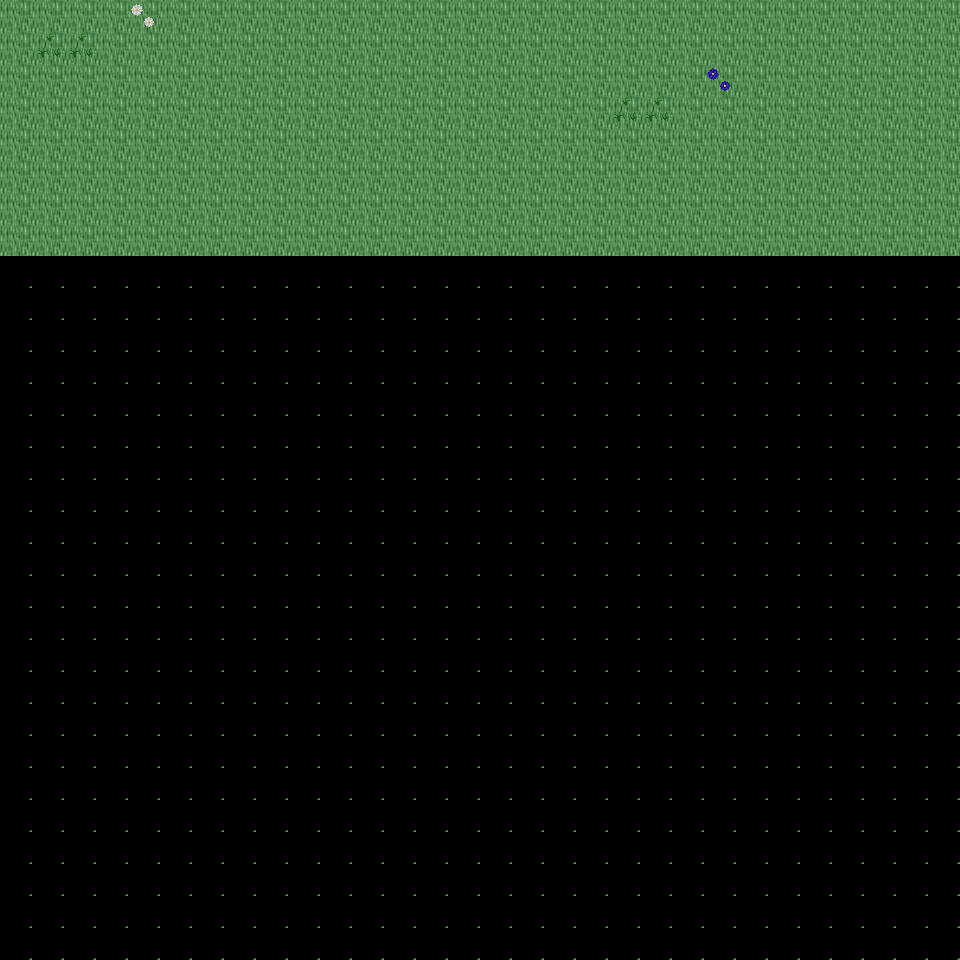

The image is a tile-based game level rendered from a .tmx file. Its description and source (layers, tilesets, objects; grid data summarised) follow:
An orthogonal 30x30 tile map with 32x32 px tiles, 6 tile layers (Ground, Object, Object2, Above, ...), 36 tilesets and 3 objects (3x mapchange).

<map version="1.0" orientation="orthogonal" renderorder="right-down" width="30" height="30" tilewidth="32" tileheight="32" nextobjectid="4">
  <tileset firstgid="1" name="tileset_plant_tree_chestnut_tree" tilewidth="32" tileheight="32" tilecount="20" columns="4">
    <image source="../drawable/tileset_plant_tree_chestnut_tree.png" width="128" height="160" />
  </tileset>
  <tileset firstgid="21" name="tileset_plant_tree_oak_tree" tilewidth="32" tileheight="32" tilecount="20" columns="4">
    <image source="../drawable/tileset_plant_tree_oak_tree.png" width="128" height="160" />
  </tileset>
  <tileset firstgid="41" name="tileset_building_fence_stone_fence_white" tilewidth="32" tileheight="32" tilecount="9" columns="3">
    <image source="../drawable/tileset_building_fence_stone_fence_white.png" width="96" height="96" />
  </tileset>
  <tileset firstgid="50" name="tileset_building_gnome_homes" tilewidth="32" tileheight="32" tilecount="48" columns="6">
    <image source="../drawable/tileset_building_gnome_homes.png" width="192" height="256" />
  </tileset>
  <tileset firstgid="98" name="tileset_plant_stump_small_stump" tilewidth="32" tileheight="32" tilecount="4" columns="2">
    <image source="../drawable/tileset_plant_stump_small_stump.png" width="64" height="64" />
  </tileset>
  <tileset firstgid="102" name="tileset_object_birds" tilewidth="32" tileheight="32" tilecount="4" columns="2">
    <image source="../drawable/tileset_object_birds.png" width="64" height="64" />
  </tileset>
  <tileset firstgid="106" name="tileset_ground_earth_edges" tilewidth="32" tileheight="32" tilecount="18" columns="6">
    <image source="../drawable/tileset_ground_earth_edges.png" width="192" height="96" />
  </tileset>
  <tileset firstgid="124" name="tileset_ground_grass_corners" tilewidth="32" tileheight="32" tilecount="24" columns="6">
    <image source="../drawable/tileset_ground_grass_corners.png" width="192" height="128" />
  </tileset>
  <tileset firstgid="148" name="tileset_building_fence_fence_chunky" tilewidth="32" tileheight="32" tilecount="21" columns="3">
    <image source="../drawable/tileset_building_fence_fence_chunky.png" width="96" height="224" />
  </tileset>
  <tileset firstgid="169" name="tileset_plant_bush_hosta" tilewidth="32" tileheight="32" tilecount="9" columns="3">
    <image source="../drawable/tileset_plant_bush_hosta.png" width="96" height="96" />
  </tileset>
  <tileset firstgid="178" name="tileset_plant_tree_maple_tree" tilewidth="32" tileheight="32" tilecount="72" columns="8">
    <image source="../drawable/tileset_plant_tree_maple_tree.png" width="256" height="288" />
  </tileset>
  <tileset firstgid="250" name="tileset_ground_ground" tilewidth="32" tileheight="32" tilecount="33" columns="3">
    <image source="../drawable/tileset_ground_ground.png" width="96" height="352" />
  </tileset>
  <tileset firstgid="283" name="tileset_ground_ground_2" tilewidth="32" tileheight="32" tilecount="4" columns="4">
    <image source="../drawable/tileset_ground_ground_2.png" width="128" height="32" />
  </tileset>
  <tileset firstgid="287" name="tileset_ground_ridge_earth_dark" tilewidth="32" tileheight="32" tilecount="96" columns="12">
    <image source="../drawable/tileset_ground_ridge_earth_dark.png" width="384" height="256" />
  </tileset>
  <tileset firstgid="383" name="tileset_plant_grasses" tilewidth="32" tileheight="32" tilecount="6" columns="3">
    <image source="../drawable/tileset_plant_grasses.png" width="96" height="64" />
  </tileset>
  <tileset firstgid="389" name="tileset_ground_grass_edges" tilewidth="32" tileheight="32" tilecount="36" columns="12">
    <image source="../drawable/tileset_ground_grass_edges.png" width="384" height="96" />
  </tileset>
  <tileset firstgid="425" name="tileset_ground_green_paving" tilewidth="32" tileheight="32" tilecount="18" columns="3">
    <image source="../drawable/tileset_ground_green_paving.png" width="96" height="192" />
  </tileset>
  <tileset firstgid="443" name="tileset_ground_rock_pebbles" tilewidth="32" tileheight="32" tilecount="3" columns="1">
    <image source="../drawable/tileset_ground_rock_pebbles.png" width="32" height="96" />
  </tileset>
  <tileset firstgid="446" name="tileset_plant_flower_daisy_white" tilewidth="32" tileheight="32" tilecount="8" columns="2">
    <image source="../drawable/tileset_plant_flower_daisy_white.png" width="64" height="128" />
  </tileset>
  <tileset firstgid="454" name="tileset_plant_flower_daisy_blue" tilewidth="32" tileheight="32" tilecount="8" columns="2">
    <image source="../drawable/tileset_plant_flower_daisy_blue.png" width="64" height="128" />
  </tileset>
  <tileset firstgid="462" name="tileset_ground_ladder_vertical_dark" tilewidth="32" tileheight="32" tilecount="3" columns="3">
    <image source="../drawable/tileset_ground_ladder_vertical_dark.png" width="96" height="32" />
  </tileset>
  <tileset firstgid="465" name="tileset_plant_tree_tree_darkgreen" tilewidth="32" tileheight="32" tilecount="88" columns="8">
    <image source="../drawable/tileset_plant_tree_tree_darkgreen.png" width="256" height="352" />
  </tileset>
  <tileset firstgid="553" name="tileset_ground_rock_rock_cluster" tilewidth="32" tileheight="32" tilecount="6" columns="3">
    <image source="../drawable/tileset_ground_rock_rock_cluster.png" width="96" height="64" />
  </tileset>
  <tileset firstgid="559" name="tileset_plant_bush_bushes" tilewidth="32" tileheight="32" tilecount="10" columns="5">
    <image source="../drawable/tileset_plant_bush_bushes.png" width="160" height="64" />
  </tileset>
  <tileset firstgid="569" name="tileset_plant_vine" tilewidth="32" tileheight="32" tilecount="3" columns="1">
    <image source="../drawable/tileset_plant_vine.png" width="32" height="96" />
  </tileset>
  <tileset firstgid="572" name="tileset_ground_ladder_horizontal_dark" tilewidth="32" tileheight="32" tilecount="3" columns="1">
    <image source="../drawable/tileset_ground_ladder_horizontal_dark.png" width="32" height="96" />
  </tileset>
  <tileset firstgid="575" name="tileset_logic_collision" tilewidth="32" tileheight="32" tilecount="1" columns="1">
    <image source="../drawable/tileset_logic_collision.png" width="32" height="32" />
  </tileset>
  <tileset firstgid="576" name="tileset_plant_tree_fir_trees" tilewidth="32" tileheight="32" tilecount="24" columns="6">
    <image source="../drawable/tileset_plant_tree_fir_trees.png" width="192" height="128" />
  </tileset>
  <tileset firstgid="600" name="tileset_plant_mosses" tilewidth="32" tileheight="32" tilecount="16" columns="4">
    <image source="../drawable/tileset_plant_mosses.png" width="128" height="128" />
  </tileset>
  <tileset firstgid="616" name="tileset_plant_mushroom3" tilewidth="32" tileheight="32" tilecount="2" columns="2">
    <image source="../drawable/tileset_plant_mushroom3.png" width="64" height="32" />
  </tileset>
  <tileset firstgid="618" name="tileset_building_wizards_tower" tilewidth="32" tileheight="32" tilecount="252" columns="9">
    <image source="../drawable/tileset_building_wizards_tower.png" width="288" height="896" />
  </tileset>
  <tileset firstgid="870" name="tileset_plant_tree_evergreen" tilewidth="32" tileheight="32" tilecount="36" columns="3">
    <image source="../drawable/tileset_plant_tree_evergreen.png" width="96" height="384" />
  </tileset>
  <tileset firstgid="906" name="tileset_plant_bush_large_green" tilewidth="32" tileheight="32" tilecount="9" columns="3">
    <image source="../drawable/tileset_plant_bush_large_green.png" width="96" height="96" />
  </tileset>
  <tileset firstgid="915" name="tileset_furniture_light_small_oil_lamp" tilewidth="32" tileheight="32" tilecount="8" columns="2">
    <image source="../drawable/tileset_furniture_light_small_oil_lamp.png" width="64" height="128" />
  </tileset>
  <tileset firstgid="923" name="tileset_item_banners_flag" tilewidth="32" tileheight="32" tilecount="12" columns="3">
    <image source="../drawable/tileset_item_banners_flag.png" width="96" height="128" />
  </tileset>
  <tileset firstgid="935" name="tileset_item_flagpole" tilewidth="32" tileheight="32" tilecount="3" columns="1">
    <image source="../drawable/tileset_item_flagpole.png" width="32" height="96" />
  </tileset>
  <layer name="Ground" width="30" height="30">
    <data>[900 cells, 240 non-empty, 1 distinct tile ids]</data>
  </layer>
  <layer name="Object" width="30" height="30">
    <data>[900 cells, 4 non-empty, 1 distinct tile ids]</data>
  </layer>
  <layer name="Object2" width="30" height="30">
    <data>[900 cells, 2 non-empty, 2 distinct tile ids]</data>
  </layer>
  <layer name="Above" width="30" height="30">
    <data>[900 cells, 0 non-empty, 0 distinct tile ids]</data>
  </layer>
  <layer name="Above2" width="30" height="30">
    <data>[900 cells, 0 non-empty, 0 distinct tile ids]</data>
  </layer>
  <layer name="Walkable" width="30" height="30">
    <data>[900 cells, 660 non-empty, 1 distinct tile ids]</data>
  </layer>
  <objectgroup name="MapEvents">
    <object id="1" name="north" type="mapchange" x="0" y="0" width="960" height="32">
      <properties>
        <property name="map" value="0_ados_mountain_n2_w2_x2_y3" />
        <property name="place" value="south" />
      </properties>
    </object>
    <object id="2" name="west" type="mapchange" x="0" y="0" width="32" height="256">
      <properties>
        <property name="map" value="0_ados_mountain_n2_w2_x1_y4" />
        <property name="place" value="east" />
      </properties>
    </object>
    <object id="3" name="east" type="mapchange" x="928" y="0" width="32" height="256">
      <properties>
        <property name="map" value="0_ados_mountain_n2_w2_x3_y4" />
        <property name="place" value="west" />
      </properties>
    </object>
  </objectgroup>
</map>
